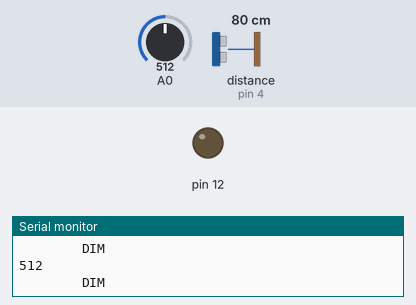
A sketch run on a simulated Arduino Uno, built with avr-gcc and run on an emulated ATmega328P. Shown: output pins drawn as LEDs (lit = HIGH), the last lines printed to the serial monitor. Wiring (inferred from the names in the program): ultrasonic range finder: trigger pin 3; echo pin 4. The test bench sets the inputs (shaded band); at power-on: A0 = 512, distance to the obstacle (sensor on pin 4) 80 cm. The echo pulse lasts 58.3 µs per cm; pins used as bus, display or sensor lines are not drawn.

Above: at 1.2 s.
1.3 s: A0 set to 106
4.3 s: A0 set to 89
At 5.3 s:
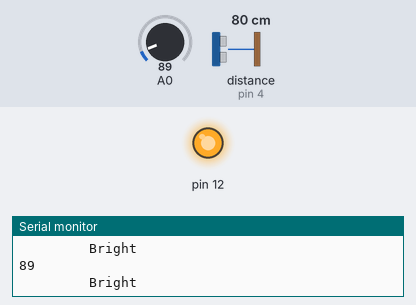
8.8 s: A0 set to 138
10.3 s: A0 set to 165
At 11.1 s:
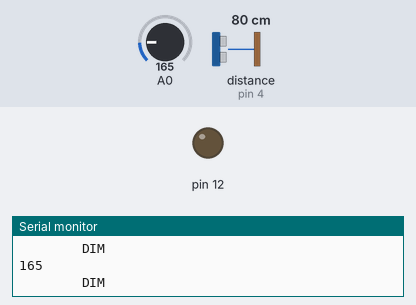
13.3 s: A0 set to 90
At 15.6 s:
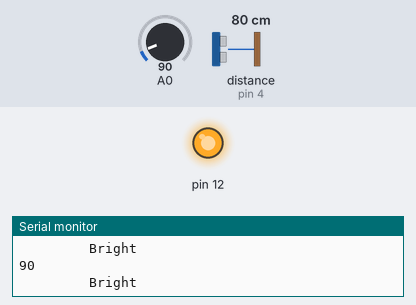
Timing chart, 0 to 17.1 s (numbered marks = the images above; inputs shaded):
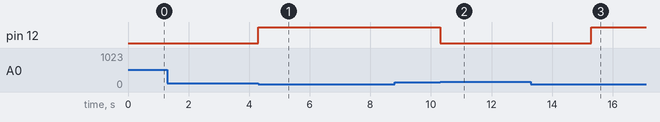

The sketch:

dimdip_and_ultrasonic.ino
```cpp
int vcc = 2; //attach pin 2 to vcc
int trig = 3; // attach pin 3 to Trig
int echo = 4; //attach pin 4 to Echo
int gnd = 5; //attach pin 5 to GND
int ut = 150, lt = 100;

#include <Wire.h>

void setup() {

  pinMode (vcc, OUTPUT);
  pinMode (gnd, OUTPUT);
  pinMode(12, OUTPUT);
  digitalWrite(12, LOW);
  // initialize serial communication:
  Serial.begin(9600);

  Wire.begin(8);                // join i2c bus with address #8
  Wire.onRequest(requestEvent); // register event
}

long duration, inches;
long prev_dip  = 0;
long t = 0;
void loop()
{
  if ((millis() - t) > 100)
  {
    t = millis();
    digitalWrite(vcc, HIGH);
    // establish variables for duration of the ping,
    // and the distance result in inches and centimeters:

    // The PING))) is triggered by a HIGH pulse of 2 or more microseconds.
    // Give a short LOW pulse beforehand to ensure a clean HIGH pulse:
    pinMode(trig, OUTPUT);
    digitalWrite(trig, LOW);
    delayMicroseconds(2);
    digitalWrite(trig, HIGH);
    delayMicroseconds(5);
    digitalWrite(trig, LOW);

    pinMode(echo, INPUT);
    duration = pulseIn(echo, HIGH);

    // convert the time into a distance
    inches = microsecondsToInches(duration);

    Serial.print("#");
    Serial.println(inches);
  }
  Serial.println(analogRead(0));

  if ((analogRead(0) > ut))
  {
    digitalWrite(12, LOW);
    prev_dip = millis();
    Serial.println("        DIM");
  }
  else if (analogRead(0) < lt && ((millis() - prev_dip) > 2000))
  {
    digitalWrite(12, HIGH);
    Serial.println("         Bright");
  }
}

void requestEvent() {
  Wire.write(inches); // respond with message
}

long microsecondsToInches(long microseconds)
{
  return microseconds / 74 / 2;
}
```

Measured:
- the behaviour switches between 100 and 99 on A0 (found by bisection; images 0 and 1)
- the behaviour switches between 150 and 151 on A0 (found by bisection; images 1 and 2)
- after the input at 4.3 s, pin 12: LOW → HIGH at once
- after the input at 10.3 s, pin 12: HIGH → LOW at once
- after the input at 13.3 s, pin 12: LOW → HIGH after 2.0 s
